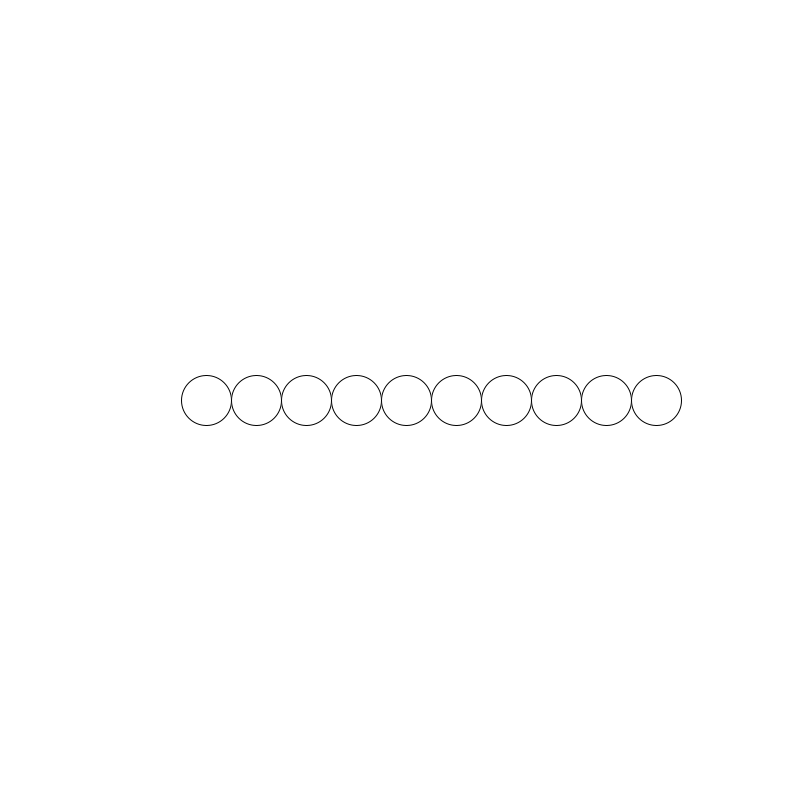
Frame 1 (no input)
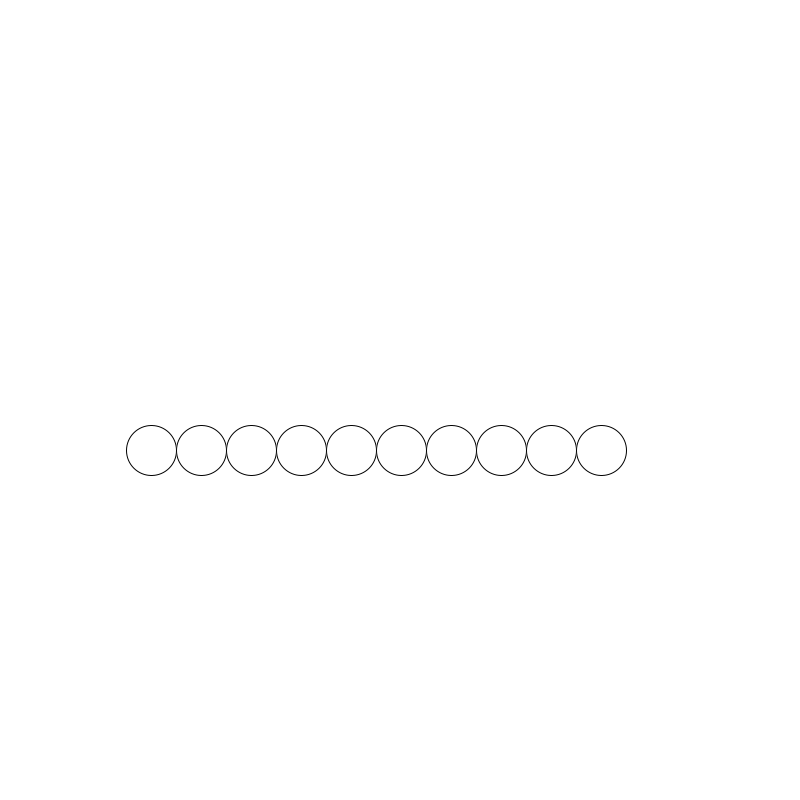
Frame 60 (the mouse pressed at the canvas centre just before this capture)
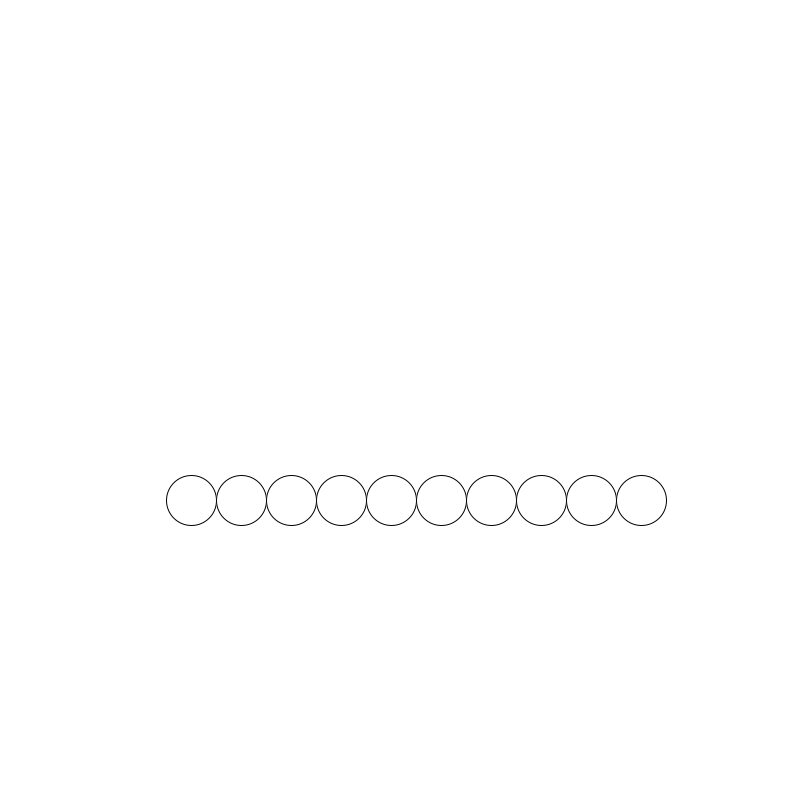
Frame 120 (the mouse held since frame 60 and released just before this capture)

The Processing sketch that drew these frames (run headless with seeded random() and noise(); from frame 60 on, the mouse is pressed at the canvas centre):

// Processing sketch: invadors
// ── invadors.pde
float vx = 1;;
float y= 0;
float speed = 5;

void setup(){
  size(800,800);
}

void draw(){
  translate(width/2,height/2);
  background(255);
  vx += speed;
  for(int i = 0; i < 10; i++){
    ellipse(-200 + i * 50 + vx,y,50,50);
  }
  if(-200 + 10 * 50 + vx -25 >width/2){
      y += 50;
      speed *= -1;
  }
  else if(-200 + 0 * 50 + vx -25 < -width /2){
    y += 50;
    speed *= -1;    
  }
  if(y > height/2){
    y = 0;
  }
}

// ── player.pde
float player_width = 70;
float player_height = 50;
float player_x = 0 - player_width / 2, player_y = 300 - player_height / 2;
float player_speed = 2;;

class PlayerBullet{
  PVector pos;
  PVector size = new PVector(5, 5);
  float speed = 3;
  
  PlayerBullet(float x, float y){
    pos = new PVector(x - size.x / 2, y);
  }
  PlayerBullet(PVector pos){
    this.pos = pos;
    pos.x = -size.x / 2;
  } 
  
  void update(){
    move();
  }
  
  void draw(){
    rect(pos.x, pos.y, size.x, size.y);
  }
  
  void move(){
    pos.y += -speed;
  }
  
  boolean remove(){
    if(!(pos.y < -height / 2))return false;
    return true;
  }
};

ArrayList<PlayerBullet>player_bullets = new ArrayList<PlayerBullet>();

void LeftKeyEvent(){
  if(!(keyCode == LEFT || key == 'a'))return;
  player_x += -player_speed;
  if(player_x < -width / 2){
    player_x += player_speed;
  }
}

void RightKeyEvent(){
  if(!(keyCode == RIGHT || key == 'd'))return;
  player_x += player_speed;  
  if(player_x + player_width > width / 2){
    player_x += -player_speed;
  }
}

void SpaceKeyEvent(){
  if(key != ' ' )return;
  player_bullets.add(new PlayerBullet(player_x + player_width / 2,player_y));
}

void keyPressed(){
  LeftKeyEvent();
  RightKeyEvent();
}

void keyTyped(){
  SpaceKeyEvent();
}
